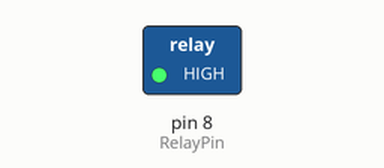
The sketch below on a simulated Arduino Uno, built with avr-gcc and run on an emulated ATmega328P. Shown: switched loads named in the sketch (green lamp = pin HIGH). Dashed ring = blinking.

Above: at 0.5 s.
Timing chart, 0 to 4.6 s (numbered marks = the images above):
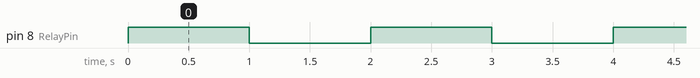

The sketch:

relay.pde
```cpp
int RelayPin =8; //定义数字接口8 连接三极管基极
void setup()
{
pinMode(RelayPin, OUTPUT); //定义RelayPin 接口为输出接口
}
void loop()
{
digitalWrite(RelayPin, HIGH); //驱动继电器闭合导通
delay(1000); //延时1 秒钟
digitalWrite(RelayPin, LOW); //驱动继电器断开
delay(1000); //延时1 秒钟
}
```

Measured:
- by itself, pin 8 (RelayPin): alternates HIGH for 1.0 s and LOW for 1.0 s
